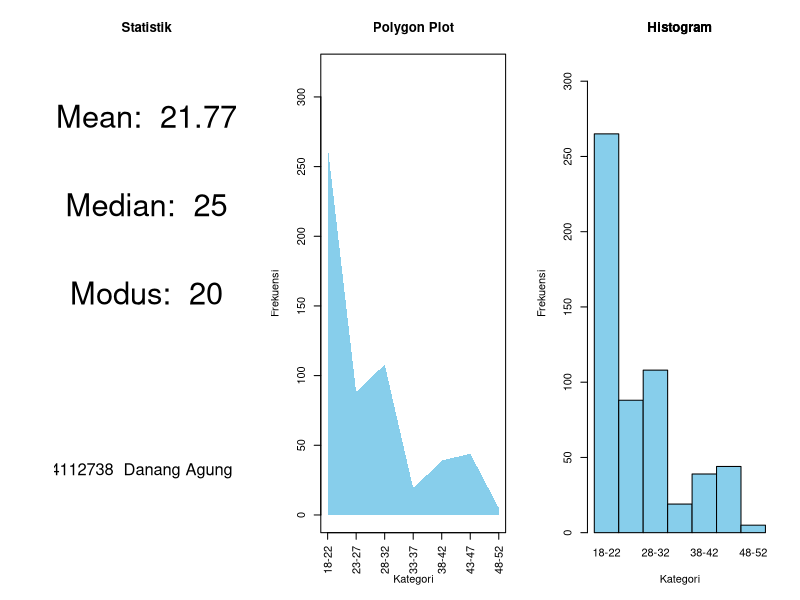

Write R code to recreate this figure.
#044112738 Danang Agung RA UPBJJ Yogyakarta

# Data diisikan disini
Kategori <- c("18-22", "23-27", "28-32", "33-37", "38-42", "43-47", "48-52")
Frekuensi <- c(265, 88, 108, 19, 39, 44, 5)

# kalkulasi mean, median, and modus
# membuat vektor per kategori
kategori_rep <- numeric(sum(Frekuensi))
index <- 1
for (i in 1:length(Kategori)) {
  for (j in 1:Frekuensi[i]) {
    kategori_rep[index] <- mean(as.numeric(strsplit(Kategori[i], "-")[[1]]))
    index <- index + 1
  }
}

# kalkulasi median
median_data <- median(kategori_rep)

# kalkulasi mean
mean_data <- sum(as.numeric(unlist(strsplit(Kategori, "-"))[1:length(Kategori)]) * Frekuensi) / sum(Frekuensi)

# Fungsi kalkulasi modus
modus <- function(x) {
  ux <- unique(x)
  ux[which.max(tabulate(match(x, ux)))]
}
modus_data <- modus(kategori_rep)

# Print median, mean, and modus di terminal
cat("Median:", median_data, "\n")
cat("Mean:", mean_data, "\n")
cat("Modus:", modus_data, "\n")


# Original plot
par(mfrow = c(1, 3)) # pembagian halaman menjadi 3 bagian

# Plot 1: Statistik
plot(1, type = "n", xlim = c(0, 1), ylim = c(0, 1), axes = FALSE, xlab = "", ylab = "")
text(0.5, 0.9, paste("Mean: ", round(mean_data, 2)), cex = 2.8)
text(0.5, 0.7, paste("Median: ", median_data), cex = 2.8)
text(0.5, 0.5, paste("Modus: ", modus_data), cex = 2.8)
text("044112738  Danang Agung RA", cex = 1.5, x = 0.5, y = 0.1, col = "black")
title(main = "Statistik")

# Plot 2: Polygon
plot(1:length(Kategori), Frekuensi, type = "n", xaxt = "n", xlab = "Kategori", ylab = "Frekuensi", ylim = c(0, max(Frekuensi)*1.2))
axis(1, at = 1:length(Kategori), labels = Kategori, las = 2)
polygon(c(1:length(Kategori), rev(1:length(Kategori))), c(Frekuensi, rep(0, length(Frekuensi))), col = "skyblue", border = NA)
title(main = "Polygon Plot")

# Plot 3: Histogram
# pembuatan histogram break, karena tak ada data antara 22 dan 23
breaks <- seq(0.5, length(Kategori)+0.5, by = 1)
# Plot histogram
barplot(Frekuensi, main = "Histogram", xlab = "Kategori", ylab = "Frekuensi", names.arg = Kategori, col = "skyblue", border = "black", space = 0, ylim = c(0, max(Frekuensi)*1.2))
title(main = "Histogram")



# Reset layout
par(mfrow = c(1, 1))
